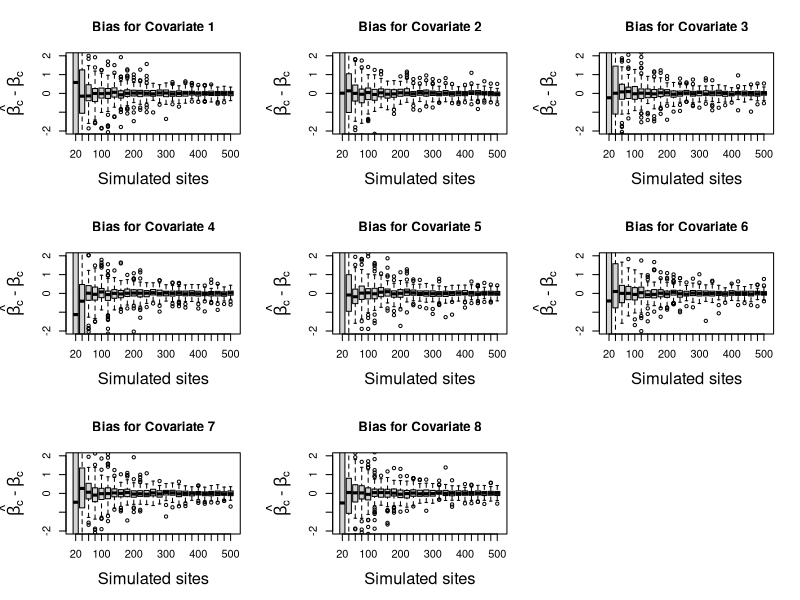
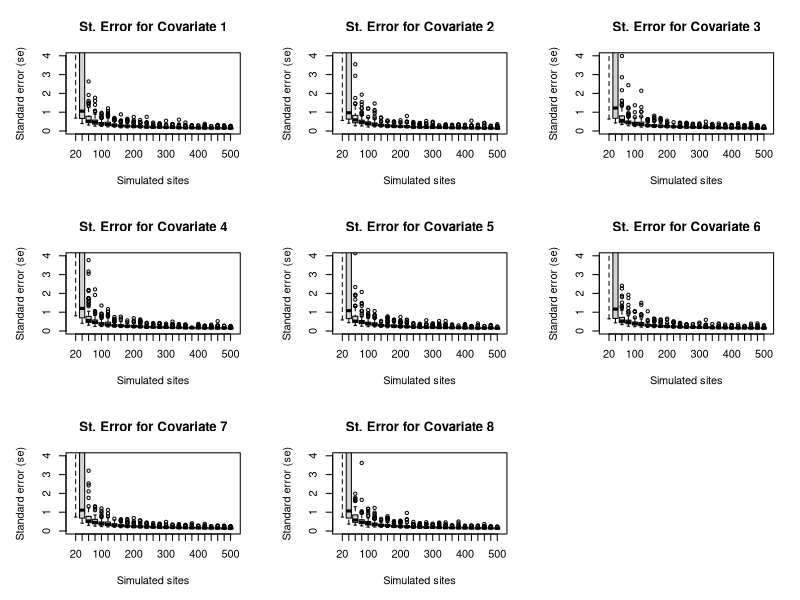

Reproduce these figures in R, in order.
##### Code to simulate a GLM with varying number of sites ########
# I sent LogReg_Simultion_MultipleSampSize to Thomas and he sent back an updated script glm_simulation. I've edited it to be able to handle multiple covariates here.

#### Create functions ########
# Simulate the data. For now, just sticking with continuous numeric data for simplicity. 
create_cov_matrix <- function(n_site,n_covs){
  # Initialize empty matrix to store values
  cov_matrix <- matrix(nrow = n_site, ncol = n_covs)
  for(c in 1:n_covs){
    # Populate matrix with data drawn from a normal distribution (assuming all centered and scaled), one column for each covariate
    cov_matrix[,c] <- rnorm(n_site,0,1)
  }
  return(cov_matrix)
}

# Simulate probability of success
# function arguments, n_site, betas, data
create_prob_success <- function(n_site,betas,data, baseline_prob){
  probs <- rep(NA, n_site)
  for (s in 1:n_site){
    # Pull out the row of observations for that site
    data_rep <- data[s,]
    # Calculate a linear predictor from the beta values and the data
    linear_pred <- baseline_prob + sum(betas * data_rep)
    # Transform this into probability of success
    prob_site <- plogis(linear_pred)
    probs[s] <- prob_site
  }
  return(probs)
}

#### Establish Simulation Parameters ########
# gradient of sample sizes
sites_range <- seq(20,500, by = 20)
res <- length(sites_range)
# number of simulations at each sample size
nSims <- 100
# number of covariates
nCov <- 8

#### Run Simulation ####
est <- array(NA, dim = c(nSims, res, nCov))
se <- array(NA, dim = c(nSims, res, nCov))
tru <- array(NA, dim = c(nSims, res, nCov))
bias <- array(NA, dim = c(nSims, res, nCov))


for (ii in 1:nSims){
  # ii is the current simulation that we're on
  for (jj in 1:res){
    #sites_range[jj] is the current number of sites being simulated
    beta <- rnorm(nCov, 0, 1)
    x <- create_cov_matrix(sites_range[jj],nCov)
    # probability of whatever (theta)
    baseline_prob <- 0
    theta <- create_prob_success(sites_range[jj],beta,x, baseline_prob)
    y <- rbinom(sites_range[jj], 1, theta)
    
    # Create the formula dynamically
    covariate_names <- paste0("V", 1:nCov)
    df <- as.data.frame(x)
    cbind(df,y)
    formula <- as.formula(paste("y ~", paste(covariate_names, collapse = " + ")))
    
    # Call model 
    fit<-glm(formula, data = df, family=binomial(link="logit"))
    
    for (c in 1:nCov){
      est[ii,jj,c] <- summary(fit)$coefficients[c+1,1]
      se[ii,jj,c] <- summary(fit)$coefficients[c+1,2]
      tru[ii,jj,c] <- beta[c]
      bias[ii,jj,c] <- est[ii,jj,c] - beta[c]
    }
  }
}


#### Visualize Results ########
# Define the number of rows and columns for the plot layout
nrows <- ceiling(sqrt(nCov))
ncols <- ceiling(nCov / nrows)
par(mfrow = c(nrows, ncols), mar = c(5, 5, 4, 2))

# Plot Bias
for (c in 1:nCov){
  boxplot(bias[,,c], names = sites_range,
          ylab = expression(hat(beta[c])~'-'~beta[c]), xlab = 'Simulated sites',
          cex.lab = 1.5, 
          ylim = c(-2,2))
  title(main = paste("Bias for Covariate", c))
}
# Plot Standard Error
par(mfrow = c(nrows, ncols), mar = c(5, 5, 4, 2))
for (c in 1:nCov){
  boxplot(se[,,c], names = sites_range, 
          ylab = 'Standard error (se)', 
          xlab = 'Simulated sites',
          ylim = c(0,4))
  title(main = paste("St. Error for Covariate", c))
}